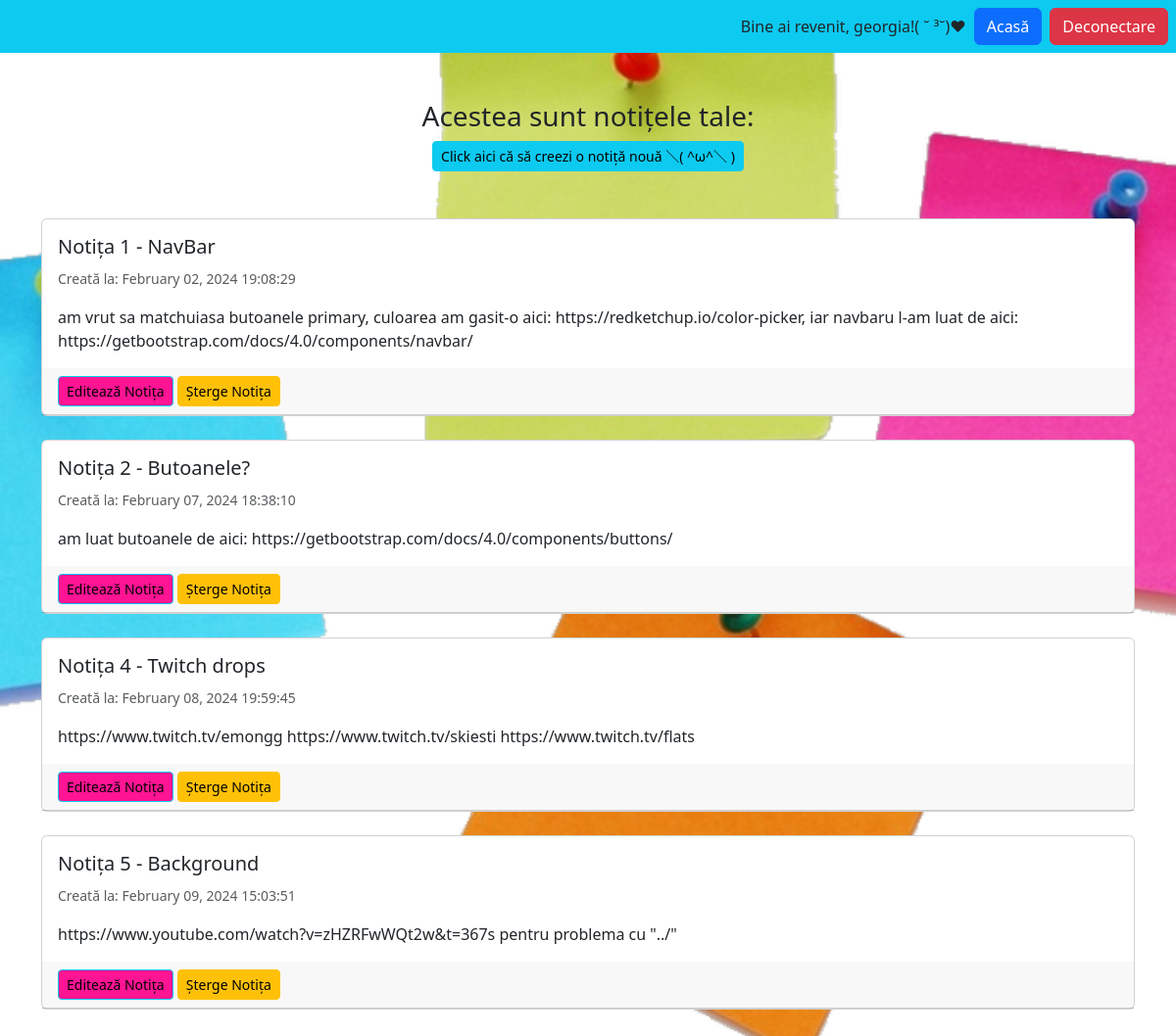
The page /category/notes/ (signed in) on the database its author committed.
### notes/models.py (models this page shows)
class Note(models.Model):
    title = models.CharField(max_length=300)
    text = models.TextField()
    created_at = models.DateTimeField(auto_now_add=True) # chestia asta cu true  inseamna ca se pune automat data si ora cand se creeaza notita
    user = models.ForeignKey(User, on_delete=models.CASCADE, related_name='notes')

### notes/views.py (the view)
# urls.py: path('notes/', views.NotesListView.as_view(), name="notes.list"),
class NotesListView(LoginRequiredMixin, ListView):
    model = Note
    context_object_name = "notes"
    login_url = '/login'
    def get_queryset(self):
        return self.request.user.notes.all()

### notes/templates/notes/note_list.html
<!DOCTYPE html>
{% extends 'base.html' %}
{% load static %}
{% block content %}
<div class="row">
    <div class="col">
        <div class="notes_list_heading text-center mb-5">
            <h1 class="fs-3">Acestea sunt notițele tale:</h1>
            <a href="{% url 'notes.new' %}" class="btn btn-info btn-sm">Click aici că să creezi o notiță nouă ＼( ^ω^＼ )</a>
        </div>
    </div>
</div>
<div class="row">
    <div class="col-md-15 mx-auto">
        {% for note in notes %}
        <div class="card mb-4">
            <div class="card-body">
                <h5 class="card-title">{{ note.title }}</h5>
                <p class="card-text"><small class="text-muted">Creată la: {{ note.created_at|date:"F d, Y H:i:s" }}</small></p>
                <p class="card-text">{{ note.text}}</p>
            </div>
            <div class="card-header">
                <a href="{% url 'notes.update' pk=note.id %}" class="btn btn-info btn-sm" id="btn-edit">Editează Notița</a>
                <a href="{% url 'notes.delete' pk=note.id %}" class="btn btn-warning btn-sm btn-delete">Șterge Notița</a>
            </div>
        </div>
        {%  endfor %}
    </div>
</div>
{%  endblock %}

### static/templates/base.html (shortened to what this page needs)
<!DOCTYPE html>
{% load static %}
<html lang="en">
<head>
    <link rel="stylesheet" href="{% static 'css/style.css' %}">
    <link rel="stylesheet" href="https://cdn.jsdelivr.net/npm/bootstrap@5.3.2/dist/css/bootstrap.min.css">
</head>
<body>
<nav class="navbar navbar-light" style="background-color: #0DCAF0;">
    <div class="ms-auto d-flex align-items-center">
        {% if user.is_authenticated %}
            <span class="me-2">Bine ai revenit, {{ user.username }}!( ˘ ³˘)♥</span>
            <a href="{% url 'home' %}" class="btn btn-primary me-2">Acasă</a>
            <form action="{% url 'logout' %}" method="post" class="me-2">
                <button type="submit" class="btn btn-danger">Deconectare</button>
            </form>
        {% else %}
            <a href="{% url 'home' %}" class="btn btn-primary me-2">Acasă</a>
            <a href="{% url 'login' %}" class="btn btn-success me-2">Autentificare</a>
            <a href="{% url 'signup' %}" class="btn btn-dark me-2">Înregistrare</a>
        {% endif %}
    </div>
</nav>
    <div class="container my-5">
        {% block content %}
        {% endblock %}
    </div>
</body>
</html>

### static/css/style.css (style rules this page uses)
body { background-image: url('../images/notes.jpg'); background-size: cover; background-repeat: no-repeat; background-position: center top; }
#btn-edit { background-color: deeppink; }

### rows shown on the page
Note: title "Notița 1 - NavBar", created_at "February 02, 2024 19:08:29", text "am vrut sa matchuiasa butoanele primary, culoarea am gasit-o aici: https://redketchup.io/color-picker, iar navbaru l-am luat de aici: https://getbootstrap.com/docs/4.0/components/navbar/"
Note: title "Notița 2 - Butoanele?", created_at "February 07, 2024 18:38:10", text "am luat butoanele de aici: https://getbootstrap.com/docs/4.0/components/buttons/"
Note: title "Notița 4 - Twitch drops", created_at "February 08, 2024 19:59:45", text "https://www.twitch.tv/emongg https://www.twitch.tv/skiesti https://www.twitch.tv/flats"
Note: title "Notița 5 - Background", created_at "February 09, 2024 15:03:51", text "https://www.youtube.com/watch?v=zHZRFwWQt2w&t=367s pentru problema cu \"../\""

### other values the page prints
{{ user.username }} "georgia"
